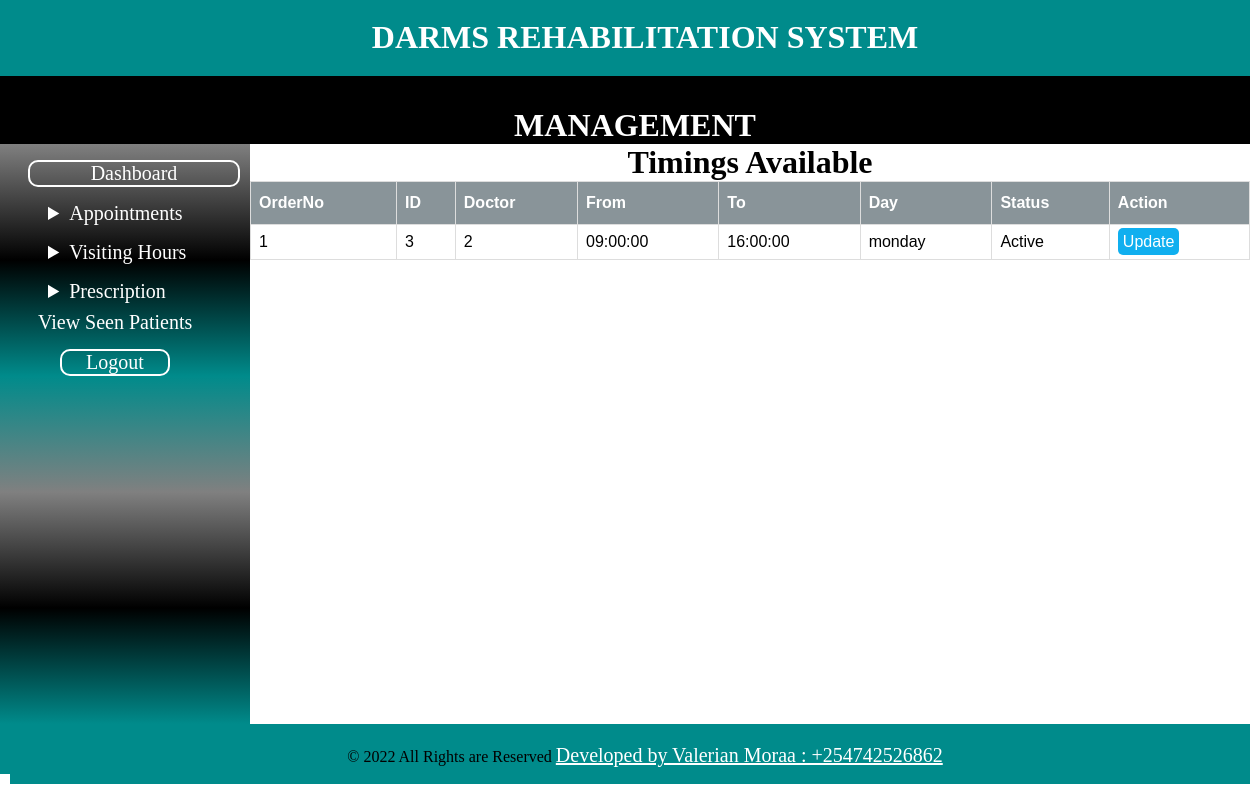
The page /doctor/visiting-hours.php on the database its author committed.
### tables this page shows
CREATE TABLE `timings` (
  `timing_id` int(10) NOT NULL,
  `doctor_id` int(10) NOT NULL,
  `start_time` time DEFAULT NULL,
  `end_time` time DEFAULT NULL,
  `dayavailable` varchar(30) DEFAULT NULL,
  `d_status` varchar(30) DEFAULT NULL
);

### doctor/visiting-hours.php (the view, shortened to what this page needs)
<?php include "includes/header.php"; ?>
<?php include "includes/navigation.php"; ?>
<?php include "includes/sidebar.php"; ?>
<div class="article">
    <h1 id="titleoftable">Timings Available</h1>
    <table id="timings">
        <thead>
            <th>OrderNo</th>
            <th>ID</th>
            <th>Doctor</th>
            <th>From</th>
            <th>To</th>
            <th>Day</th>
            <th>Status</t>
            <th colspan="2">Action</th>
        </thead>
        <tbody>
            <?php
            $db = mysqli_connect('localhost', 'Valerian', '#Valeriephyl254', 'darms');
            $query = "SELECT * FROM timings JOIN users ON timings.doctor_id=users.user_id";
            $select_all_timings = mysqli_query($db, $query);
            $i = 0;
            while ($row = mysqli_fetch_assoc($select_all_timings)) {
                $timing = $row['timing_id'];
                $doctor_id = $row['doctor_id'];
                $from = $row['start_time'];
                $to = $row['end_time'];
                $day = $row['dayavailable'];
                $status = $row['d_status'];
                $i++;
                echo "<tr>";
                echo "<td>{$i}</td>";
                echo "<td>{$timing}</td>";
                echo "<td>{$doctor_id}</td>";
                echo "<td>{$from}</td>";
                echo "<td>{$to}</td>";
                echo "<td>{$day}</td>";
                echo "<td>{$status}</td>";
                echo "<td><a class='edit' href='edit_patient.php?edit={$timing}'>Update</a></td>";
                echo "</tr>";
            }
            ?>
        </tbody>
    </table>
</div>
<?php include "includes/footer.php"; ?>

### doctor/includes/header.php (style rules this page uses)
body { border: 0; margin: 0; overflow-x: hidden; }
h1 { text-align: center; }
.article { width: 80%; float: left; height:580px; }

### doctor/visiting-hours.php (style rules this page uses)
#titleoftable { text-align: center; margin: auto; }
#timings { font-family: Arial, Helvetica, sans-serif; border-collapse: collapse; width: 100%; }
#timings td, #timings th { border: 1px solid #ddd; padding: 8px; }
#timings th { padding-top: 12px; padding-bottom: 12px; text-align: left; background-color: #899499; color: white; }
.edit { background: #10AFEF; color: #fff; padding: 5px; text-decoration: none; border-radius: 5px; }

### rows shown on the page
timings: timing_id "3", doctor "2", start_time "09:00:00", end_time "16:00:00", dayavailable "monday", d_status "Active"
